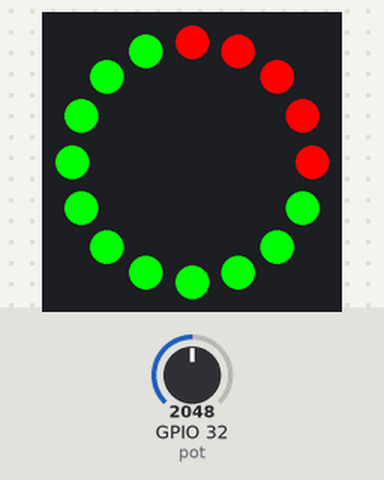
The program below on a simulated ESP32 board running MicroPython. On the bench: 16 RGB LEDs in a ring, first at the top, clockwise. The test bench sets the inputs (shaded band); at power-on: GPIO 32 (pot) = 2048 (analog values on the 0–4095 scale).

Above: at 1.2 s.
1.3 s: GPIO 32 (pot) set to 3603
At 1.38 s:
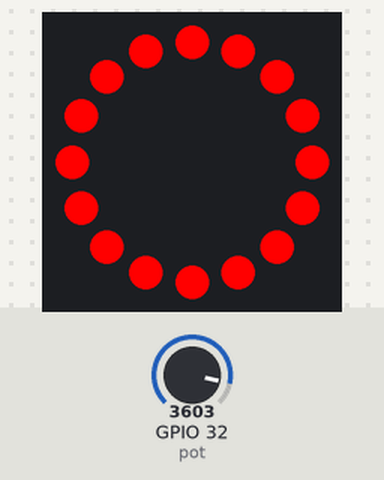
4.0 s: GPIO 32 (pot) set to 2866
5.7 s: GPIO 32 (pot) set to 2689
At 6.86 s:
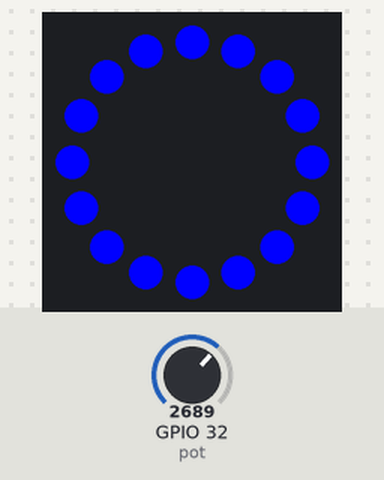
8.5 s: GPIO 32 (pot) set to 2564
10.2 s: GPIO 32 (pot) set to 2047
At 11.67 s:
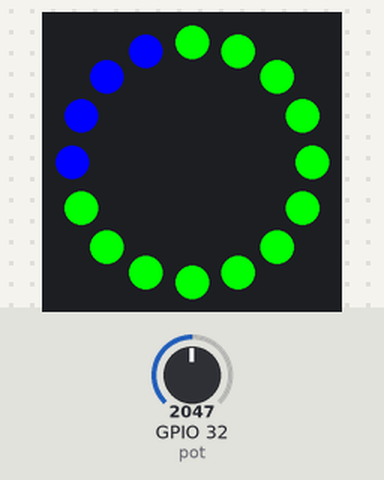

The program:

blue_green_red.py
```python
from machine import Pin, ADC
from utime import sleep
from neopixel import NeoPixel

ledNum = 16 #represent 16 leds in ring light

ring = NeoPixel(Pin(18), ledNum) #read from Pin18 of ESP32 connected to ring light
pot = ADC(Pin(32)) # read ADC value from the pin 32 of ESP32 connected to pot
off = (0, 0, 0) #condition for Off

while True:
    # Read potentiometer value and map it to delay time
    pot_value = pot.read()
    delay_time = int((pot_value / 4095) * 50)  #ADC range is 0 to 4095

    # Calculate color based on the mapped potentiometer value
    mapped_color_value = int(pot_value / 4096 * 255)  # / 4095)
    blue_component = (255,0,0) #updating to blue colour at first index
    green_component = (0,255,0) #updating to green colour at first index
    red_component = (0,0,255) #updating to red colour at first index

    color = (red_component, green_component, blue_component) #RGB value for color

    # Update each LED with a variable delay
    for colors in (color): #iterating for 3 color values(RGB) for 16 leds
      for i in range(ledNum): #iterating for 16 leds in ring light
          ring[i] = colors #assigning colour value
          ring.write() #writing to the ring light
          sleep(delay_time / 1000.0)  # Convert delay_time to seconds
```

Measured:
- after the input at 5.7 s, the LEDs: first differ from a run without the input after 1.0 s (image 2)
